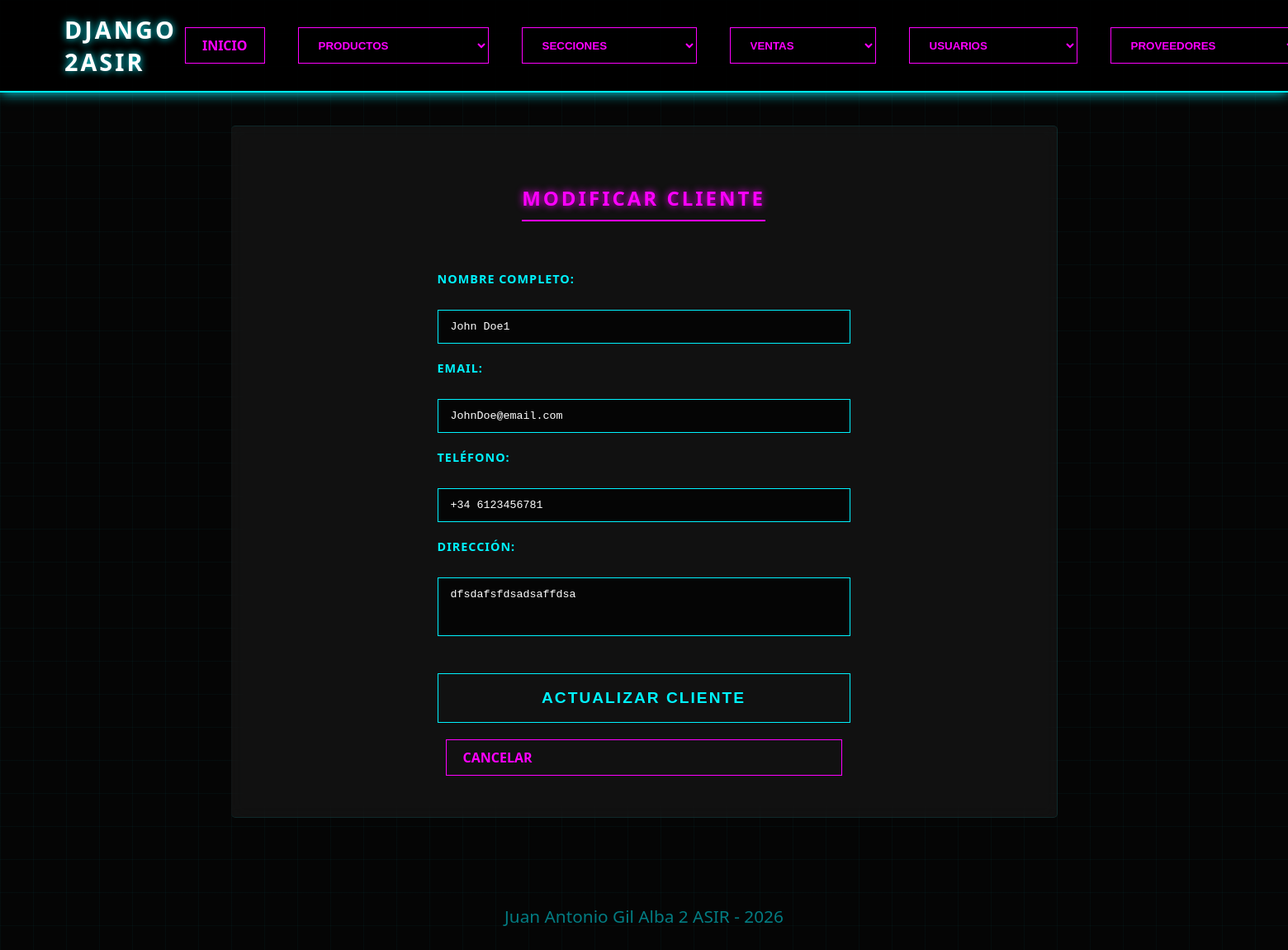
Page /usuarios/modificar?id=1 on the earlier database version.
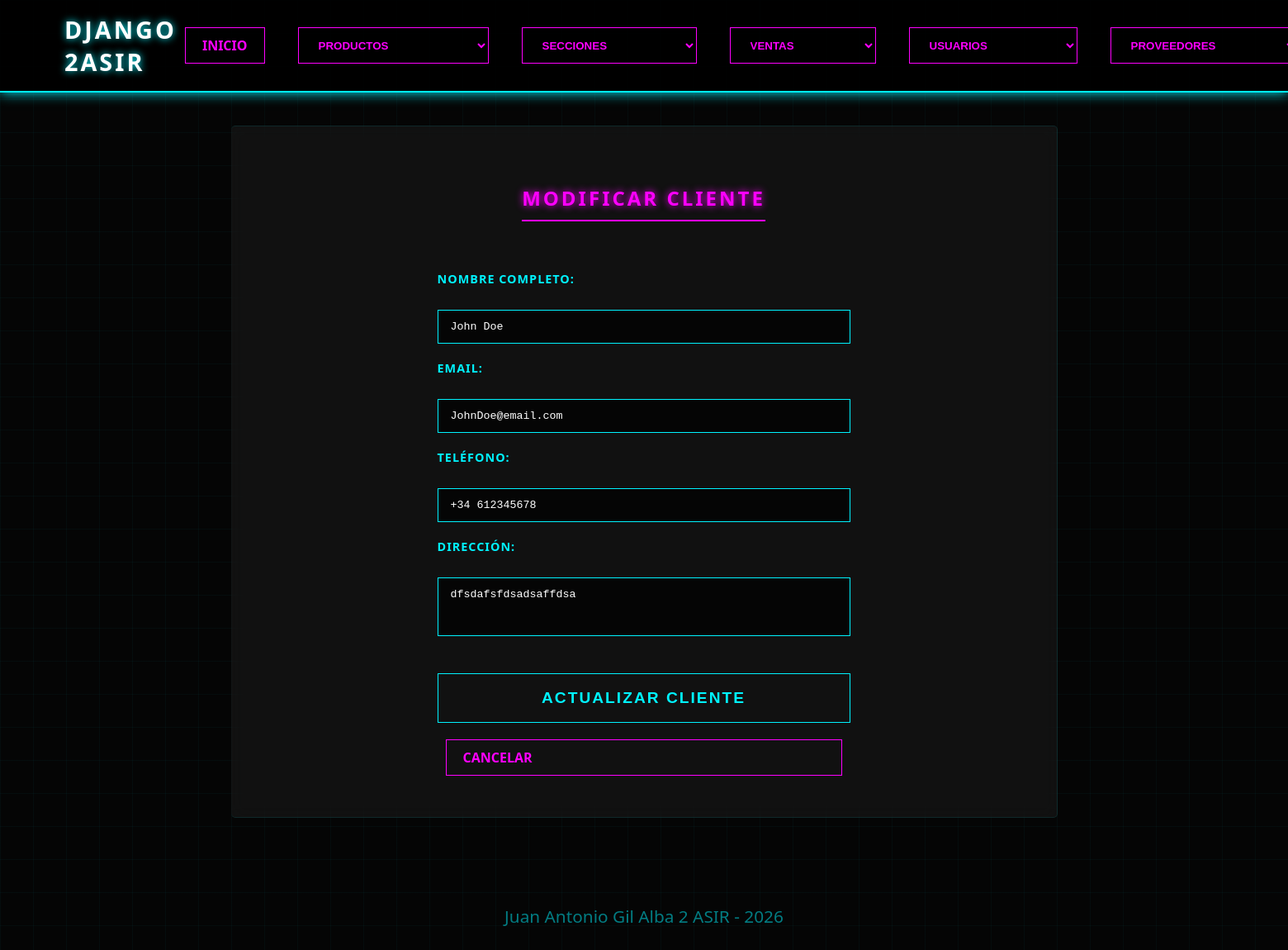
Same page on the later database version.
### apps/usuarios/models.py (models this page shows, shortened)
class Cliente(models.Model):
    nombre = models.CharField(max_length=100)
    email = models.EmailField(unique=True)
    telefono = models.CharField(max_length=20, blank=True, null=True)
    direccion = models.TextField(blank=True, null=True)
    fecha_registro = models.DateTimeField(auto_now_add=True)
    class Meta:
        verbose_name = "Cliente"
        verbose_name_plural = "Clientes"

### apps/usuarios/views.py (the view, shortened to what this page needs)
# urls.py: path('usuarios/modificar', usuarios_modificar_views, name='usuarios_modificar'),
def usuarios_modificar_views(request):
    cliente_id = request.GET.get('id') or request.POST.get('id')
    if not cliente_id:
        return redirect('usuarios_url')
    cliente = get_object_or_404(Cliente, id=cliente_id)
    datos = {
        'cliente': cliente
    }
    return render(request, 'usuarios/modificar.html', datos)

### proyecto/templates/usuarios/modificar.html (shortened to what this page needs)
{% extends "index.html" %}
{% load static %}
{% block extra_css %}
    <link rel="stylesheet" href="{% static 'css/alta.css' %}">
{% endblock %}
{% block contenido %}
    <h2>Modificar Cliente</h2>
    <form method="post">
        <label for="nombre">Nombre completo:</label>
        <input type="text" id="nombre" name="nombre" value="{{ cliente.nombre }}" required>
        <label for="email">Email:</label>
        <input type="email" id="email" name="email" value="{{ cliente.email }}" required>
        <label for="telefono">Teléfono:</label>
        <input type="tel" id="telefono" name="telefono" value="{{ cliente.telefono|default:'' }}">
        <label for="direccion">Dirección:</label>
        <textarea id="direccion" name="direccion" rows="3">{{ cliente.direccion|default:'' }}</textarea>
        <button type="submit" class="neon-btn">Actualizar Cliente</button>
        <a href="{% url 'usuarios_url' %}" class="neon-link">Cancelar</a>
    </form>
{% endblock %}

### proyecto/templates/index.html (shortened to what this page needs)
{% load static %}
<!DOCTYPE html>
<html lang="es">
<head>
    <link rel="stylesheet" href="{% static 'css/style.css' %}">
    {% block extra_css %}{% endblock %}
</head>
<body>
    <header>
        <h1>DJANGO 2ASIR</h1>
        <nav>
            <a href="/" class="neon-link">Inicio</a>
            <select name="menu_productos" id="menu_productos" class="neon-link" onchange="location = this.value;">
                <option value="" selected disabled>PRODUCTOS</option>
            </select>
            <select name="menu_secciones" id="menu_secciones" class="neon-link" onchange="location = this.value;">
                <option value="" selected disabled>SECCIONES</option>
            </select>
            <select name="menu_ventas" id="menu_ventas" class="neon-link" onchange="location = this.value;">
                <option value="" selected disabled>VENTAS</option>
            </select>
            <select name="menu_users" id="menu_users" class="neon-link" onchange="location = this.value;">
                <option value="" selected disabled>USUARIOS</option>
            </select>
	    <select name="menu_proveedores" id="menu_proveedores" class="neon-link" onchange="location = this.value;">
  	 	<option value="" selected disabled>PROVEEDORES</option>
	    </select>
        </nav>
    </header>
    <article>
        {% block contenido %}
        {% endblock %}
    </article>
    <footer>
        <p>Juan Antonio Gil Alba 2 ASIR - 2026</p>
    </footer>
</body>
</html>

### static/css/style.css (style rules this page uses)
:root { --bg-dark: #050505; --neon-cyan: #00f3ff; --neon-pink: #ff00ff; --text-color: #e0e0e0; --glass: rgba(255, 255, 255, 0.05); }
body { background-color: var(--bg-dark); color: var(--text-color); font-family: 'Segoe UI', Arial, sans-serif; margin: 0; background-image: linear-gradient(rgba(0, 243, 255, 0.03) 1px, transparent 1px), linear-gradient(90deg, rgba(0, 243, 255, 0.03) 1px, transparent 1px); background-size: 40px 40px; }
header { display: flex; justify-content: space-between; align-items: center; padding: 1rem 5%; background: rgba(0, 0, 0, 0.9); border-bottom: 2px solid var(--neon-cyan); box-shadow: 0 0 15px var(--neon-cyan); position: sticky; top: 0; z-index: 1000; }
h1 { font-size: 1.8rem; margin: 0; color: #fff; text-transform: uppercase; letter-spacing: 3px; text-shadow: 0 0 10px var(--neon-cyan); }
nav { display: flex; gap: 20px; }
button, select { background: transparent; border: 1px solid var(--neon-pink); color: var(--neon-pink); padding: 8px 20px; cursor: pointer; text-transform: uppercase; font-weight: bold; transition: 0.3s all ease; }
article { max-width: 900px; margin: 60px auto; min-height: 400px; display: flex; flex-direction: column; gap: 20px; padding: 40px; background: var(--glass); border-left: 4px solid var(--neon-cyan); backdrop-filter: blur(10px); border-radius: 5px; }
p { font-size: 1.3rem; line-height: 1.8; color: var(--neon-cyan); }
footer { text-align: center; padding: 40px; font-size: 0.8rem; opacity: 0.5; }
option { background: rgba(0, 0, 0, 0.9); }
.neon-link { text-decoration: none; color: var(--neon-pink); border: 1px solid var(--neon-pink); padding: 10px 20px; margin: 0 10px; text-transform: uppercase; font-weight: bold; transition: 0.3s all ease; display: inline-block; }
.neon-btn { background: transparent; border: 1px solid var(--neon-cyan); color: var(--neon-cyan); padding: 10px 20px; cursor: pointer; text-transform: uppercase; font-weight: bold; transition: 0.3s; }
select option { background-color: #050505; color: var(--neon-pink); }

### static/css/alta.css (style rules this page uses)
article { display: flex; flex-direction: column; align-items: center; text-align: center; border-left: none !important; border: 1px solid rgba(0, 243, 255, 0.1); padding: 50px; margin: 40px auto; }
h2 { color: var(--neon-pink); text-transform: uppercase; letter-spacing: 3px; border-bottom: 2px solid var(--neon-pink); display: inline-block; padding-bottom: 10px; margin-bottom: 40px; text-shadow: 0 0 10px var(--neon-pink); }
form { display: grid; grid-template-columns: 1fr; gap: 20px; width: 100%; max-width: 500px; margin: 0 auto; text-align: left; animation: fadeIn 0.8s ease-out; }
label { display: block; color: var(--neon-cyan); font-weight: bold; text-transform: uppercase; font-size: 0.9rem; margin-bottom: 8px; letter-spacing: 1px; }
form input, form input[type="number"], form textarea, form select { width: 100%; padding: 12px 15px; background: rgba(0, 0, 0, 0.7); border: 1px solid var(--neon-cyan); color: #fff; font-family: 'Courier New', Courier, monospace; border-radius: 0; transition: 0.3s all ease; box-sizing: border-box; }
form textarea { resize: none; }
form .neon-btn { margin-top: 25px; padding: 18px; font-size: 1.2rem; width: 100%; letter-spacing: 2px; cursor: pointer; }

Differences in the rows shown:
changed Cliente "JohnDoe@email.com": nombre "John Doe1" → "John Doe"; telefono "+34 6123456781" → "+34 612345678"
